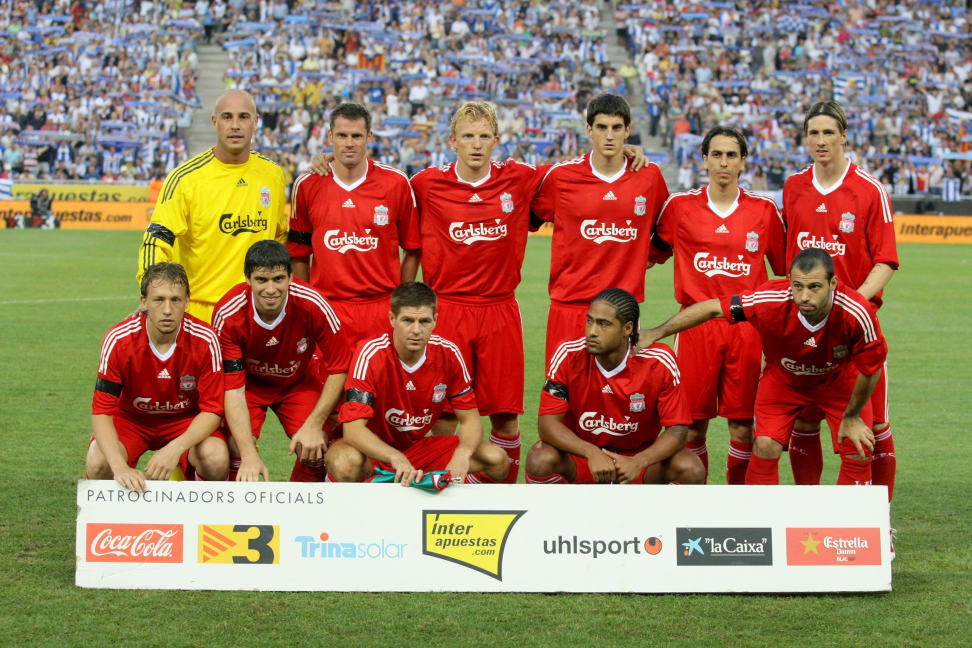
#> input picture Resources/Team.jpg, 3888 x 2592 px (shown at 1/4 size)
$ python Chapter9_280521_face_detection.py
#> lines starting #> are read from the running program, lines starting #| are printed output that depends on the picture; after the words box and inside, x2 and y2 are one past the last pixel; in counts of white or black regions, pixels touching at a corner belong together
#importing required libraries
import cv2

#importing HAR cascade file
faceCascade = cv2.CascadeClassifier("Resources/haarcascade_frontalface_default.xml")

img = cv2.imread("Resources/Team.jpg") #importing image
#> img is the input picture: shape (2592, 3888, 3); mean B, G, R 96.1, 122, 155.1

#converting to greyscale
imgGrey = cv2.cvtColor(img,cv2.COLOR_BGR2GRAY)
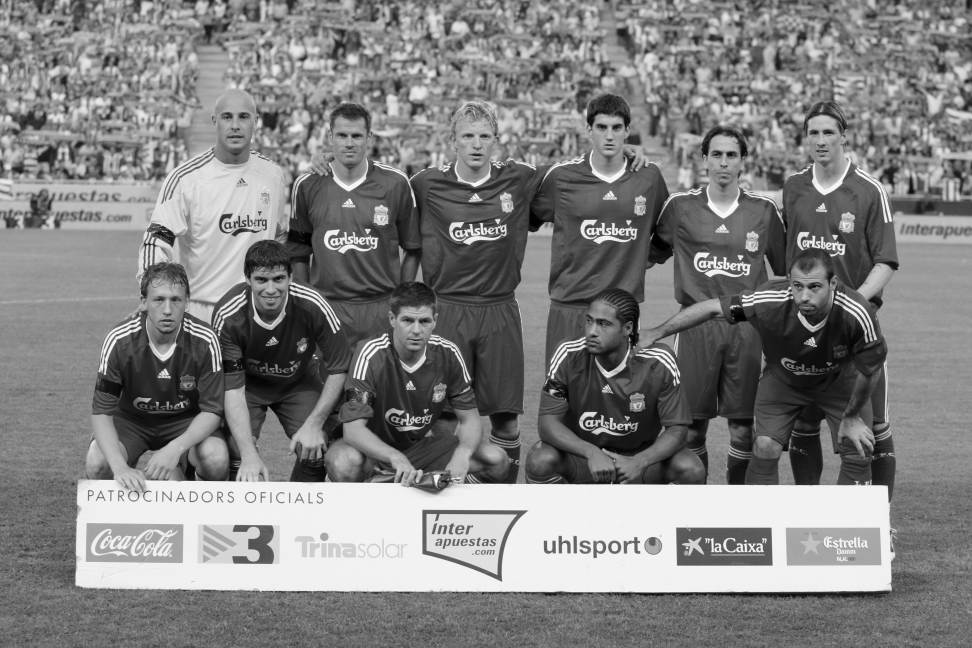
#> imgGrey: shape (2592, 3888) (shown at 1/4 size); min 0, max 255, mean 128.9

#detecting faces
faces = faceCascade.detectMultiScale(imgGrey,1.1,4)
#> faces = 34 rows, first 6: [3670, 268, 45, 45], [3238, 2118, 42, 42], [2306, 557, 44, 44], [3434, 497, 57, 57], [3568, 844, 55, 55], [3562, 1955, 52, 52]
#This creates an array containing arrays with x,y,w,h for each

#iterating through each face found to draw bounding box
for face in faces:
    x,y,w,h = face[0],face[1],face[2],face[3] #extracting bounding box dimensions

    #calculating area
    area = x*y

    #drawing bounding box on original image
    cv2.rectangle(img,(x,y),(x+w,y+h),(255,255,255),2)
#> this loop made 34 passes
#> (x, y, w, h, area) on passes 1 to 12: (3670, 268, 45, 45, 983560), (3238, 2118, 42, 42, 6858084), (2306, 557, 44, 44, 1284442), (3434, 497, 57, 57, 1706698), (3568, 844, 55, 55, 3011392), (3562, 1955, 52, 52, 6963710), (2187, 489, 62, 62, 1069443), (2532, 765, 62, 62, 1936980), (2662, 427, 77, 77, 1136674), (2532, 788, 71, 71, 1995216), (2972, 903, 74, 74, 2683716), (1485, 796, 79, 79, 1182060)

#extracting dimensions of original image
width = img.shape[1]
#> width = 3888
height = img.shape[0]
#> height = 2592
#resizing image
img = cv2.resize(img,(round(width*.25),round(height*.25)))
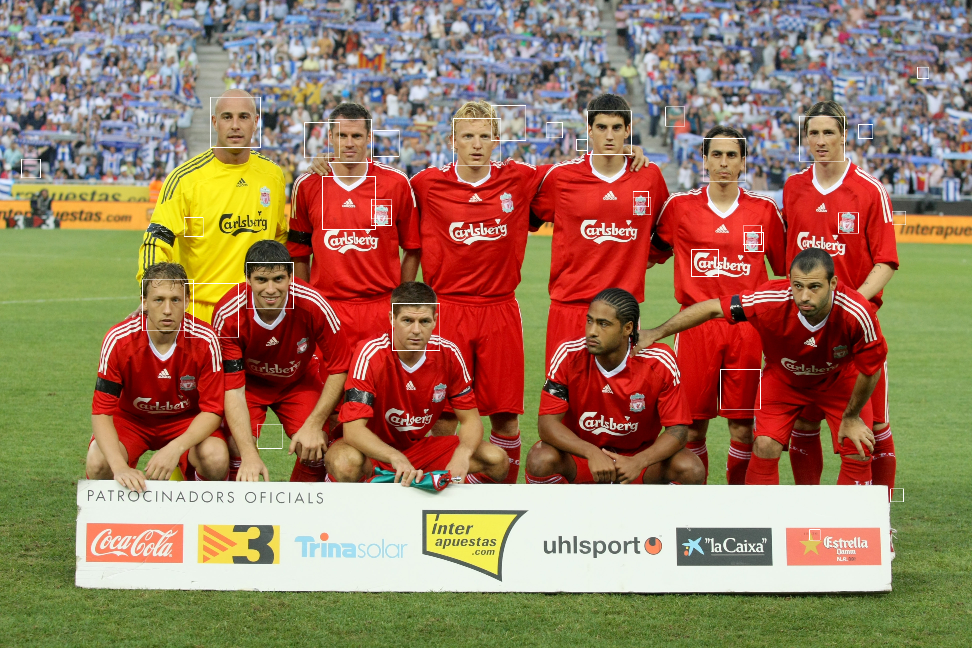
#> img: shape (648, 972, 3); mean B, G, R 97.1, 122.9, 155.7


#displaying images
cv2.imshow("Results",img)

cv2.waitKey(0) #adding indefinite delay

$ run again, with Resources/Cards.jpg copied over Resources/Team.jpg
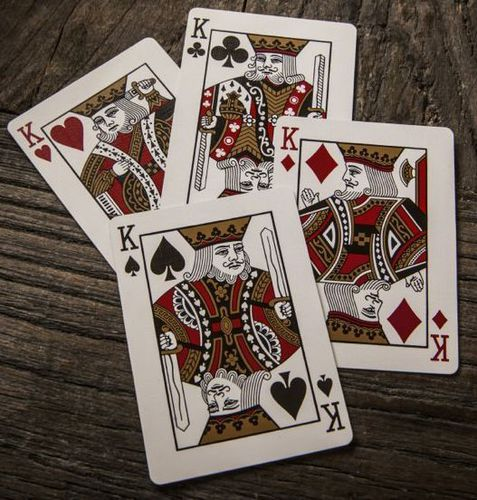
#> input picture Resources/Cards.jpg, 477 x 500 px
#> img is the input picture: shape (500, 477, 3); mean B, G, R 88.1, 96.6, 109.6
#> `imgGrey = cv2.cvtColor(img,cv2.COLOR_BGR2GRAY)`:
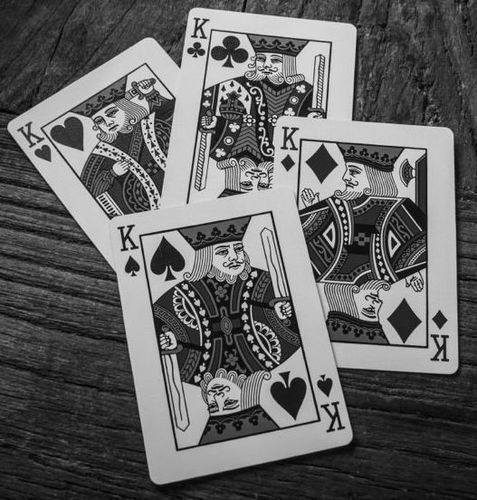
#> imgGrey: shape (500, 477); min 1, max 251, mean 99.5
#> faces = ()
#> `img = cv2.resize(img,(round(width*.25),round(height*.25)))`:
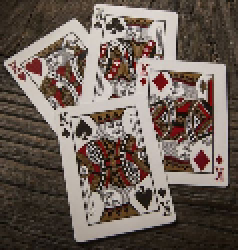
#> img: shape (125, 119, 3) (shown 2 times larger); mean B, G, R 87.9, 96.3, 109.4

$ run again, with Resources/Einstein.jpg copied over Resources/Team.jpg
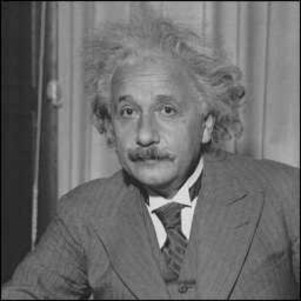
#> input picture Resources/Einstein.jpg, 301 x 301 px
#> img is the input picture: shape (301, 301, 3); min 0, max 235, mean 107.5
#> faces = [[96, 71, 109, 109]]
#> the loop `for face in faces:` made 1 pass
#> (x, y, w, h, area) on pass 1: (96, 71, 109, 109, 6816)
#> after the loop `for face in faces:`:
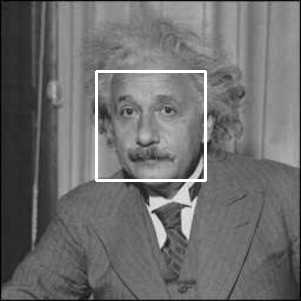
#> img: shape (301, 301, 3); 1.44% of pixels changed, all inside (x1, y1, x2, y2) = (95, 70, 207, 182)
#> `img = cv2.resize(img,(round(width*.25),round(height*.25)))`:
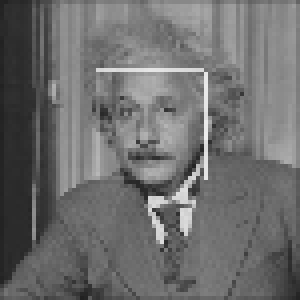
#> img: shape (75, 75, 3) (shown 4 times larger); min 33, max 237, mean 109.5
